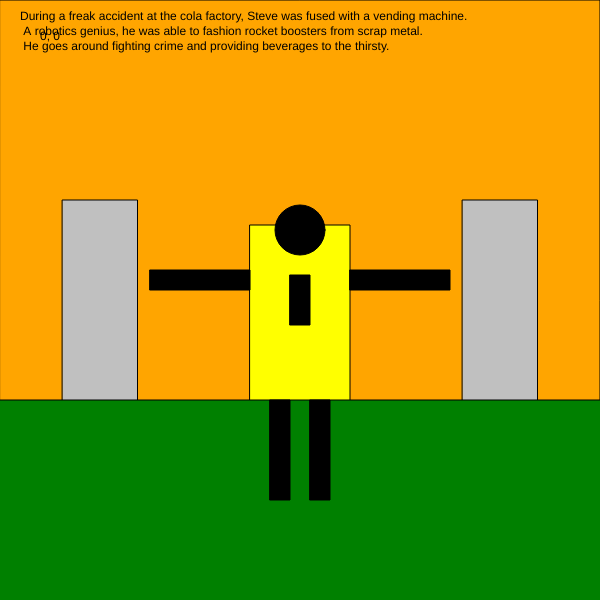
Frame 1 (no input)
Frame 60 (no input): identical to frame 1, image omitted
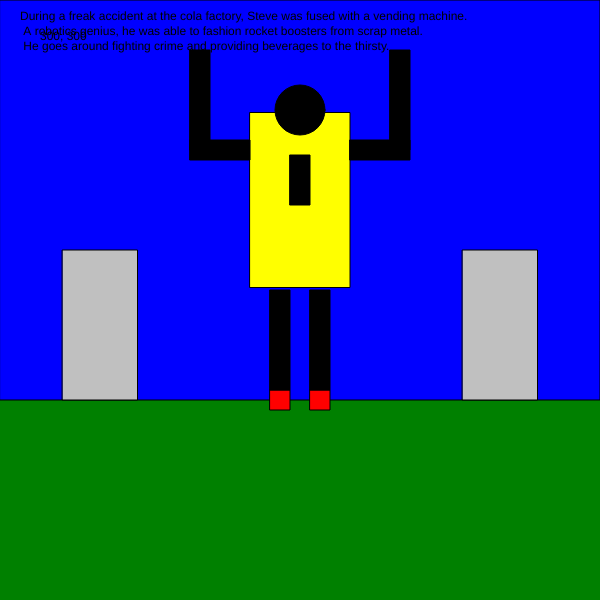
Frame 120 (the mouse pressed at the canvas centre since frame 60)

The p5.js sketch that drew these frames (run headless with seeded random() and noise() and a simulated clock; from frame 60 on, the mouse is pressed at the canvas centre):

// p5.js sketch
// ── sketch.js
function setup() {
  createCanvas(600, 600);
  rectMode(CENTER);
  ellipseMode(CENTER);

}



function draw() {




  background(100)



  if (mouseIsPressed) {
    // stuff that shows when the mouse is pressed




               //sky
      fill ("blue")
      rect(300, 500, 600, 1000);


             //grass
      fill ("green");
      rect (0, 600, 2000, 400);

      //building
      fill ("silver")
      rect (100, 325, 75, 150);


             //right building
            fill ("silver")
      rect(500, 325, 75, 150);


          fill("yellow")
          rect("20, 200, 200, 200");


           //body
          fill ("yellow")
      rect(300, 200, 100, 175);


         //rocket
        fill("red")
        rect (280, 400, 20, 20);

              //rocket
        fill("red")
        rect (320, 400, 20, 20);

              fill("black")
      rect (300, 180, 20, 50);


              //head
               fill("black")
      circle(300, 110, 50, 50)

         //leg
    fill("black")
      rect (320, 340, 20, 100);

       //leg
      fill("black")
      rect (280, 340, 20, 100);

           //forearm
      fill("black")
      rect (200, 100, 20, 100);


           //forearm
      fill("black")
      rect (400, 100, 20, 100);



          //tricep
             fill("black")
      rect (220, 150, 60, 20);

             //tricep
             fill("black")
      rect (380, 150, 60, 20);




  } else {
    // when the mouse isn't pressed!

      //sky
      fill ("orange")
      rect(300, 500, 600, 1000);

                  //building
      fill ("silver")
      rect(100, 350, 75, 300);


             //right building
            fill ("silver")
      rect(500, 350, 75, 300);

      //body
      fill ("yellow")
      rect(300, 400, 100, 350);

      //grass
      fill ("green");
      rect (0, 600, 2000, 400);

      fill("black")
      rect (300, 300, 20, 50);

      fill("black")
      circle(300, 230, 50, 50);


      fill("black")
      rect (320, 450, 20, 100);

      fill("black")
      rect (280, 450, 20, 100);

      fill("black")
      rect (200, 280, 100, 20);


      fill("black")
      rect (400, 280, 100, 20);
  }



  // this shows mouse location - comment it out when you're done!

  fill(0);
  text(mouseX + ", " + mouseY, 40, 40);


    text("During a freak accident at the cola factory, Steve was fused with a vending machine. \n A robotics genius, he was able to fashion rocket boosters from scrap metal. \n He goes around fighting crime and providing beverages to the thirsty.", 20, 20 ) ;

}






// record the mouse location in console when clicked
function mouseReleased() {
  print(mouseX + ", " + mouseY);
}







// record the mouse location in console when clicked
function mouseReleased() {
  print(mouseX + ", " + mouseY);
}
